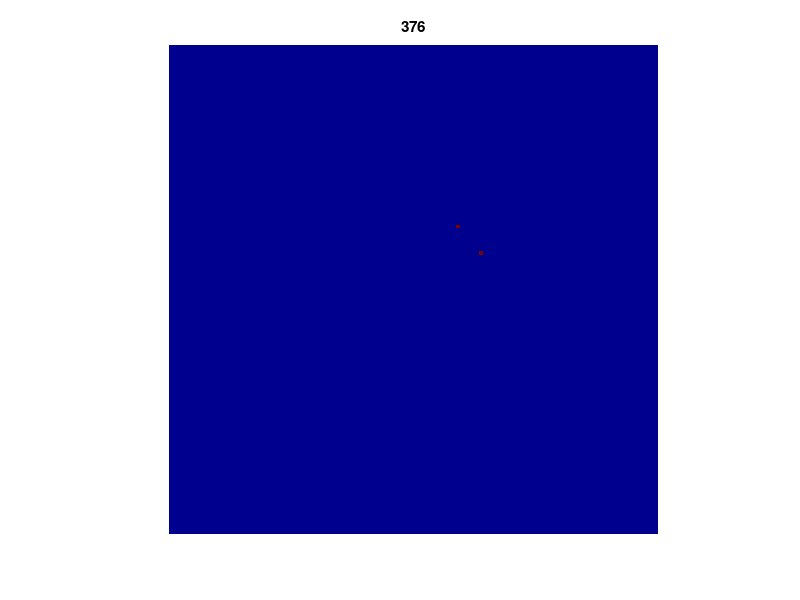

Write the MATLAB code that produced this figure.
function two_D_GaussianSourceTrajectorySink_two_fl ()

fn = 1000;

numberOfGridPoints = 128; % number of pixels in each x and y directions
frameRate = 150; % hz
frameCounter = 1;
durations = [0.25 0.25 1 0.5 0.5]; % durations of source, trajectory, and sink
sigmaSource = 5;

%% source pulse - duration = 0.5 sec
duration = durations(1);
numberOfFrames = round(duration * frameRate);
xo = -20; yo = 0;  % center of gaussian
xo1 = 20; yo1 = 0;  % center of gaussian
A = 1;
sigmaX = linspace(0.01,sigmaSource,numberOfFrames); sigmaY = sigmaX;
sigmaX1 = linspace(0.01,2*sigmaSource,numberOfFrames); sigmaY1 = sigmaX1;
gaussParam.center = [xo yo];
gaussParam.amplitude = A;
gaussParam.center1 = [xo1 yo1];
gaussParam.amplitude1 = A;
for ii = 1:length(sigmaX)
        gaussParam.sigma = [sigmaX(ii) sigmaY(ii)];
        gaussParam.sigma1 = [sigmaX1(ii) sigmaY1(ii)];
        gaussXY = generateFrame(numberOfGridPoints,gaussParam);
        frames(:,:,frameCounter) = flipud(gaussXY); 
        figure(fn);clf;
        % surf(X,Y,gaussXY);
        imagesc(frames(:,:,frameCounter));
        colormap jet;
        axis off;
        axis equal;
        title(sprintf('%d',frameCounter));
        frameCounter = frameCounter + 1;
end

nothin = 0;

%% Traveling Trajectory
duration = durations(2);
numberOfFrames = round(duration * frameRate);
radius = sqrt(xo^2 + yo^2);
radius1 = sqrt(xo1^2 + yo1^2);
startingAngle = atan2(yo,xo);
endingAngle = startingAngle + pi/3;
startingAngle1 = atan2(yo1,xo1);
endingAngle1 = startingAngle1 + pi/10;
angles = linspace(startingAngle,endingAngle,numberOfFrames);
angles1 = linspace(startingAngle1,endingAngle1,numberOfFrames);
gaussParam.amplitude = A;
sigmas = linspace(sigmaSource,3*sigmaSource,numberOfFrames); 
sigmas1 = linspace(2*sigmaSource,4*sigmaSource,numberOfFrames); 
for ii = 1:length(angles)
    thisAngle = angles(ii);
    thisAngle1 = angles1(ii);
    xc = ceil(radius * cos(thisAngle));
    yc = ceil(radius * sin(thisAngle));
    xc1 = ceil(radius1 * cos(thisAngle1));
    yc1 = ceil(radius1 * sin(thisAngle1));
    gaussParam.center = [xc yc];
    gaussParam.center1 = [xc1 yc1];
    gaussParam.sigma = [sigmaSource sigmas(ii)];
    gaussParam.sigma1 = [2*sigmaSource sigmas1(ii)];
    gaussXY = generateFrame(numberOfGridPoints,gaussParam);
    frames(:,:,frameCounter) = flipud(gaussXY); 
    figure(fn);clf;
    % surf(X,Y,gaussXY);
    imagesc(frames(:,:,frameCounter));
    colormap jet;
    axis off;
    axis equal;
    title(sprintf('%d',frameCounter));
    frameCounter = frameCounter + 1;
end

%% Traveling Trajectory
duration = durations(3);
numberOfFrames = round(duration * frameRate);
radius = sqrt(xo^2 + yo^2);
radius1 = sqrt(xo1^2 + yo1^2);
startingAngle = endingAngle;
endingAngle = startingAngle + pi/3;
startingAngle1 = endingAngle1;
endingAngle1 = startingAngle1+pi/10;
angles = linspace(startingAngle,endingAngle,numberOfFrames);
angles1 = linspace(startingAngle1,endingAngle1,numberOfFrames);
gaussParam.amplitude = A;
gaussParam.sigma = [sigmaSource sigmas(end)];
gaussParam.sigma1 = [2*sigmaSource sigmas1(end)];
for ii = 1:length(angles)
    thisAngle = angles(ii);
    thisAngle1 = angles1(ii);
    xc = ceil(radius * cos(thisAngle));
    yc = ceil(radius * sin(thisAngle));
    xc1 = ceil(radius1 * cos(thisAngle1));
    yc1 = ceil(radius1 * sin(thisAngle1));
    gaussParam.center = [xc yc];
    gaussParam.center1 = [xc1 yc1];
    gaussXY = generateFrame(numberOfGridPoints,gaussParam);
    frames(:,:,frameCounter) = flipud(gaussXY); 
    figure(fn);clf;
    % surf(X,Y,gaussXY);
    imagesc(frames(:,:,frameCounter));
    colormap jet;
    axis off;
    axis equal;
    title(sprintf('%d',frameCounter));
    frameCounter = frameCounter + 1;
end

%% Traveling Trajectory
duration = durations(4);
numberOfFrames = round(duration * frameRate);
radius = sqrt(xo^2 + yo^2);
radius1 = sqrt(xo1^2 + yo1^2);
startingAngle = endingAngle;
endingAngle = startingAngle + pi/2;
startingAngle1 = endingAngle1;
endingAngle1 = startingAngle1 + pi/10;
angles = linspace(startingAngle,endingAngle,numberOfFrames);
angles1 = linspace(startingAngle1,endingAngle1,numberOfFrames);
gaussParam.amplitude = A;
% gaussParam.sigma = [sigmaSource sigmaSource];
% gaussParam.sigma1 = [2*sigmaSource 2*sigmaSource];
for ii = 1:length(angles)
    thisAngle = angles(ii);
    thisAngle1 = angles1(ii);
    xc = ceil(radius * cos(thisAngle));
    yc = ceil(radius * sin(thisAngle));
    xc1 = ceil(radius1 * cos(thisAngle1));
    yc1 = ceil(radius1 * sin(thisAngle1));
    gaussParam.center = [xc yc];
    gaussParam.center1 = [xc1 yc1];
    gaussXY = generateFrame(numberOfGridPoints,gaussParam);
    frames(:,:,frameCounter) = flipud(gaussXY); 
    figure(fn);clf;
    % surf(X,Y,gaussXY);
    imagesc(frames(:,:,frameCounter));
    colormap jet;
    axis off;
    axis equal;
    title(sprintf('%d',frameCounter));
    frameCounter = frameCounter + 1;
end

%% Sinking
duration = durations(5);
numberOfFrames = round(duration * frameRate);
xo = xc; yo = yc;  % center of gaussian
xo1 = xc1; yo1 = yc1;
A = 1;
sigmaX = linspace(sigmas(end),0.01,numberOfFrames); sigmaY = linspace(sigmaSource,0.01,numberOfFrames);;
sigmaX1 = linspace(2*sigmaSource,0.01,numberOfFrames); sigmaY1 = sigmaX1;
gaussParam.center = [xo yo];
gaussParam.center1 = [xo1 yo1];
gaussParam.amplitude = A;
for ii = 1:length(sigmaX)
        gaussParam.sigma = [sigmaY(ii) sigmaX(ii)];
        gaussParam.sigma1 = [sigmaX1(ii) sigmaY1(ii)];
        gaussXY = generateFrame(numberOfGridPoints,gaussParam);
        frames(:,:,frameCounter) = flipud(gaussXY); 
        figure(fn);clf;
        % surf(X,Y,gaussXY);
        imagesc(frames(:,:,frameCounter));
        colormap jet;
        axis off;
        axis equal;
        title(sprintf('%d',frameCounter));
        frameCounter = frameCounter + 1;
end

frameCounter-1;


function frame = generateFrame (numberOfGridPoints,gaussParam)
% this function generates a 2D gaussian provided the gauss param and number
% of grid points
xo = gaussParam.center(1) ; yo = gaussParam.center(2) ;
xo1 = gaussParam.center1(1) ; yo1 = gaussParam.center1(2) ;
A = gaussParam.amplitude;
A1 = gaussParam.amplitude1;
sigmaX = gaussParam.sigma(1); sigmaY = gaussParam.sigma(2);
sigmaX1 = gaussParam.sigma1(1); sigmaY1 = gaussParam.sigma1(2);
temp = linspace(ceil(-numberOfGridPoints/2)+1,ceil(numberOfGridPoints/2),numberOfGridPoints);
[X,Y] = meshgrid(temp,temp);
xTerm = ((X-xo).^2)./(2*(sigmaX^2));
yTerm = ((Y-yo).^2)./(2*(sigmaY^2));
xTerm1 = ((X-xo1).^2)./(2*(sigmaX1^2));
yTerm1 = ((Y-yo1).^2)./(2*(sigmaY1^2));
frame = A * exp(-(xTerm + yTerm)) + A1* exp(-(xTerm1 + yTerm1));
frame = frame/max(frame(:));
